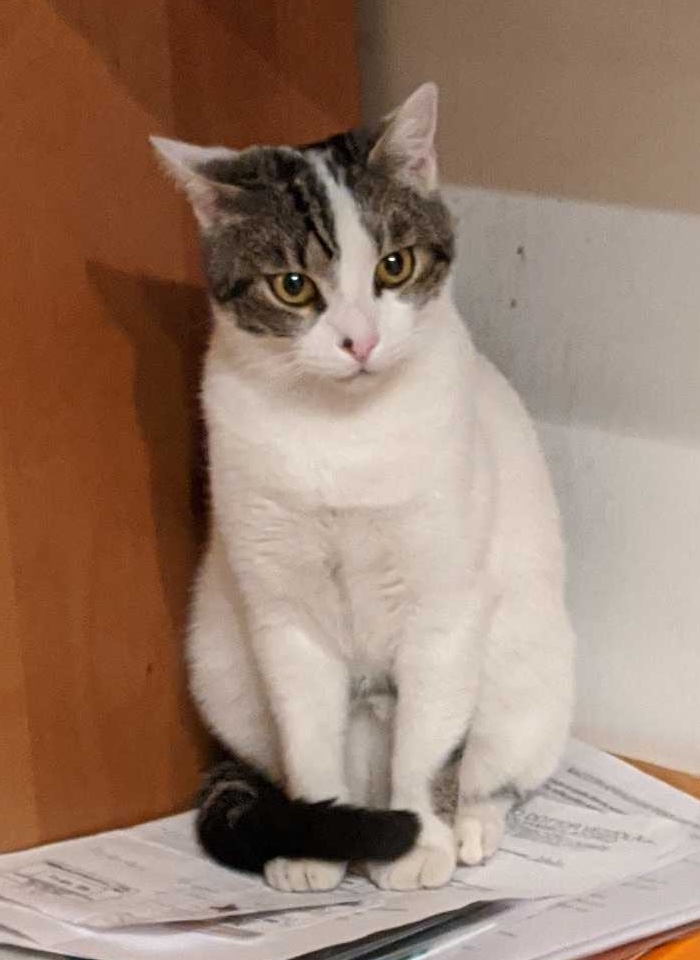
#> input picture 1_svd/figs/batti.jpg, 700 x 960 px
$ jupyter execute --allow-errors image_compression.ipynb
#> lines starting #> are read from the running program, lines starting #| are printed output that depends on the picture
[](https://colab.research.google.com/github/rycroft-group/math513/blob/main/1_svd/image_compression.ipynb)

[cell 1]
# Necessity libraries
import numpy as np
import matplotlib.pyplot as plt
from skimage.io import imread

# Optional: a library for plotting with LaTeX-like
# styles nicer formatted figures
# Warning: need to have LaTeX installed
import scienceplots
plt.style.use(['science'])

# Image compression using SVD

This notebook was adapted from Code 1.1 of Chapter 1 Singular value decomposition in "Data-Driven Science and Engineering" by Steve Brunton and Nathan Kutz. Part of the notebook is also adapted from [Harvard AM205 Group Activity "SVD for image processing"](https://github.com/chr1shr/am205_g_activities/tree/master/svd_image_processing) by Jovana Andrejevic.

## Grayscale image

First, we load the image, convert it grayscale so that 256 bit -> double.
By the way, this is Batti. He’s an Italian cat, and he likes to roam around the mountains.

[cell 2]
from skimage.color import rgb2gray

A = imread('figs/batti.jpg') # load the image
#> A is the input picture: shape (960, 700, 3); mean R, G, B 154, 127.2, 110.6
A_gray = rgb2gray(A).astype(np.float64) # convert to grayscale and ensure double precision
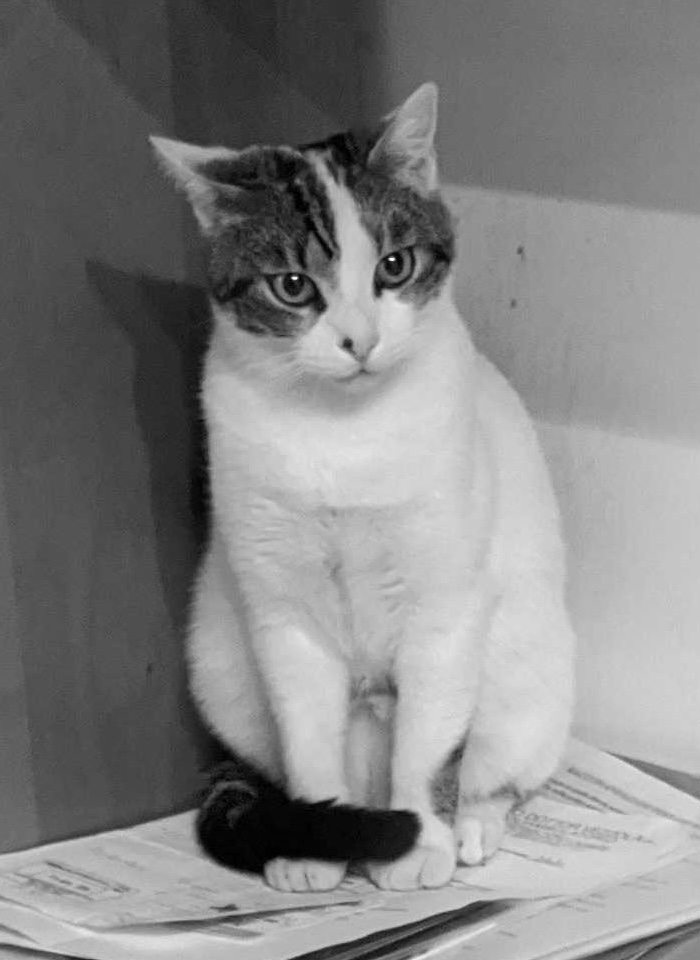
#> A_gray: shape (960, 700) float64; min 0, max 0.99, mean 0.517
nx, ny = A_gray.shape[0], A_gray.shape[1]
#> nx = 960; ny = 700
print("Image dimensions:", A_gray.shape)
#| Image dimensions: (960, 700)

# Plot Batti
fig, (ax1, ax2) = plt.subplots(1, 2, figsize=(2.5, 2), dpi=300)
# Plot the original image
ax1.imshow(A)
ax1.set_title("Original", size=9)
ax1.axis("off")
# Plot the grayscale image
ax2.imshow(A_gray, cmap='gray')
ax2.set_title("Grayscale", size=9)
ax2.axis("off")

plt.show()

Next, we define a function ```rank_approx(A, r)``` which accepts a grayscale matrix $A$ and a maximum rank $r$, and returns the $r$-th low-rank approximation of the matrix.

[cell 3]
def rank_approx(A, r):
    # SVD
    U, s, Vt = np.linalg.svd(A, full_matrices=False)
    S = np.diag(s) # turn s into a diagonal matrix
    # Approximate matrix with truncated SVD
    A_r = U[:, :r] @ S[:r, :r] @ Vt[:r, :]
    return A_r

Finally, we reconstruct the approximated grayscale image based on the rank $r$.

[cell 4]
ranks = [5, 20, 100] # list of ranks to approximate
fig, axes = plt.subplots(1, len(ranks)+1, figsize=(6, 2), dpi=300)

# Plot the original grayscale image
axes[0].imshow(A_gray, cmap='gray')
axes[0].set_title('Original', size=9)
axes[0].axis('off')

# Plot the rank-k approximations
for i, rank in enumerate(ranks):
    A_r = rank_approx(A_gray, rank)
    axes[i+1].imshow(A_r, cmap='gray')
    axes[i+1].set_title('$r={}$'.format(rank), size=9)
    axes[i+1].axis('off')

# plt.savefig('results/batti_compression.pdf', bbox_inches='tight', dpi=300)
plt.show()
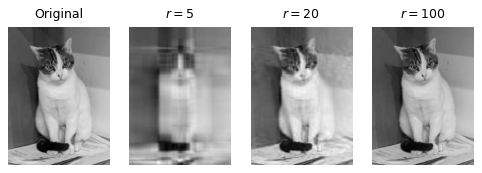
#> figure drawn by matplotlib, 4 panels

We can also run the following widget to interactively vary the rank and visualize the resulting reconstruction.

[cell 5]
import ipywidgets as widgets
from ipywidgets import interactive

rmax = 120
rank_slider = widgets.IntSlider(
    value=1, min=1, max=rmax, step=1,
    description='rank:', continuous_update=False
)

def rank_slider_plot(r=1):
    plt.close()
    A_r = rank_approx(A_gray, r)

    # Plot the original and compressed images.
    fig, (ax1, ax2) = plt.subplots(1, 2, figsize=(2.5, 2), dpi=300)
    ax1.imshow(A_gray, cmap='gray')
    ax1.set_title("Original", size=9)
    ax1.axis("off")

    ax2.imshow(A_r, cmap='gray')
    ax2.set_title("Reconstruction", size=9)
    ax2.axis("off")
    plt.show()

interactive_plot = interactive(rank_slider_plot, r=rank_slider)
#> the sliders are set to r = 1
#> call 4 of rank_approx, with r = 1
#> in rank_approx (call 4), `U, s, Vt = np.linalg.svd(A, full_matrices=False)`: s = 700 values, max 448.3 at index 0, min 0.00836 at index 699, mean 1.57
#> in rank_approx (call 4), `A_r = U[:, :r] @ S[:r, :r] @ Vt[:r, :]`:
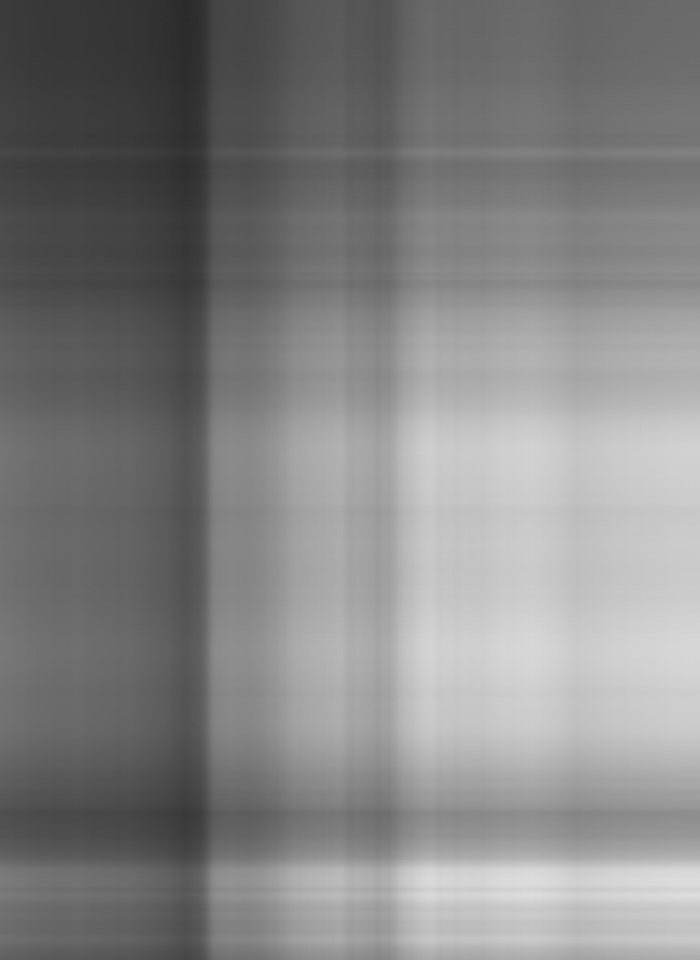
#> A_r: shape (960, 700) float64; min 0.171, max 0.87, mean 0.517
#> (the rest of this cell did not finish here and is left out)

We can quantify our reconstruction with the following two metrics: the fraction of our image reconstructed by a rank-$r$ approximation, and the fraction of storage space required.

[cell 6]
# SVD
U, s, Vt = np.linalg.svd(A_gray, full_matrices=False)

fig, axes = plt.subplots(1, 3, figsize=(6.5, 1.5), dpi=300)

# First plot the singular values
axes[0].semilogy(s, '-o', lw=1, markersize=4, mfc='none', mew=0.5)
# Highlight r = 5, 20, 100
colors = ['tab:orange', 'tab:green', 'tab:red']
for i, r in enumerate(ranks):
    axes[0].plot(r, s[r], 'o', color=colors[i], markersize=4)
axes[0].set_title('Singular values', size=9)
axes[0].set_xlabel('$r$', size=9)

# Second plot the fraction of storage space
storage_fraction = [(nx + ny + 1)*r / (nx * ny) for r in range(1, s.shape[0])]
#> storage_fraction = 699 values from 0.00247 to 1.73
axes[1].plot(storage_fraction, '-o', lw=1, markersize=4, mfc='none', mew=0.5)
# Highlight r = 5, 20, 100
for i, r in enumerate(ranks):
    axes[1].plot(r, storage_fraction[r], 'o', color=colors[i], markersize=4)
axes[1].set_title('Compression ratio', size=9)
axes[1].set_xlabel('$r$', size=9)

# Third plot the cumulative sum of singular values
cumulative_sum_frac = np.cumsum(s) / np.sum(s)
#> cumulative_sum_frac = 700 values from 0.407 to 1
axes[2].plot(cumulative_sum_frac, '-o', lw=1, markersize=4, mfc='none', mew=0.5)
# Highlight r = 5, 20, 100
for i, r in enumerate(ranks):
    axes[2].plot(r, cumulative_sum_frac[r], 'o', color=colors[i], markersize=4)
axes[2].set_title('Reconstruction ratio', size=9)
axes[2].set_xlabel('$r$', size=9)

# Optional: make inset
# pPlot each image at its corresponding location
inx = [7, 22, 98]
iny = [0.1, 0.33, 0.58]
for i, r in enumerate(ranks):
    # Create an inset axis at the location of the highlighted r
    axin = axes[2].inset_axes([inx[i]/len(s), iny[i], 0.25, 0.25], transform=axes[2].transAxes)
    # Plot the r-reconstruction
    A_r = rank_approx(A_gray, r)
    axin.imshow(A_r, cmap='gray', alpha=0.8)
    axin.axis('off')

# plt.savefig('results/batti_svd.pdf', bbox_inches='tight', dpi=300)
plt.show()
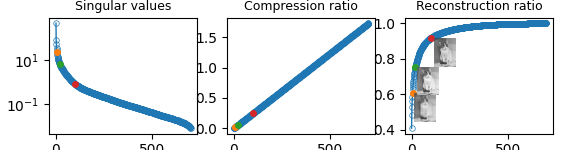
#> figure drawn by matplotlib, 3 panels; panel 1: curve peaks at x = 0, y = 448.3; panel 2: curve peaks at x = 698, y = 1.73; panel 3: curve peaks at x = 699, y = 1

Batti is happy that he can be reconstructed with fewer singular values!

## RGB image

We read in a test image and convert to a $[0,1]$ scale before performing any arithmetic.

[cell 7]
A = imread('figs/batti.jpg')
im = A.astype(np.float64)/255.

print("Image dimensions:",im.shape)
#| Image dimensions: (960, 700, 3)

plt.imshow(im)
plt.axis('off')
plt.show()

Next, we vertically stack the color channels to form a $3m\times{n}$ image, where the $n$ columns of the image represent our samples, and center the image about its mean to obtain the matrix $A$.

[cell 8]
m, n, p = im.shape
#> m = 960; n = 700; p = 3
A3 = np.vstack([im[:, :, 0],
                im[:, :, 1],
                im[:, :, 2]])
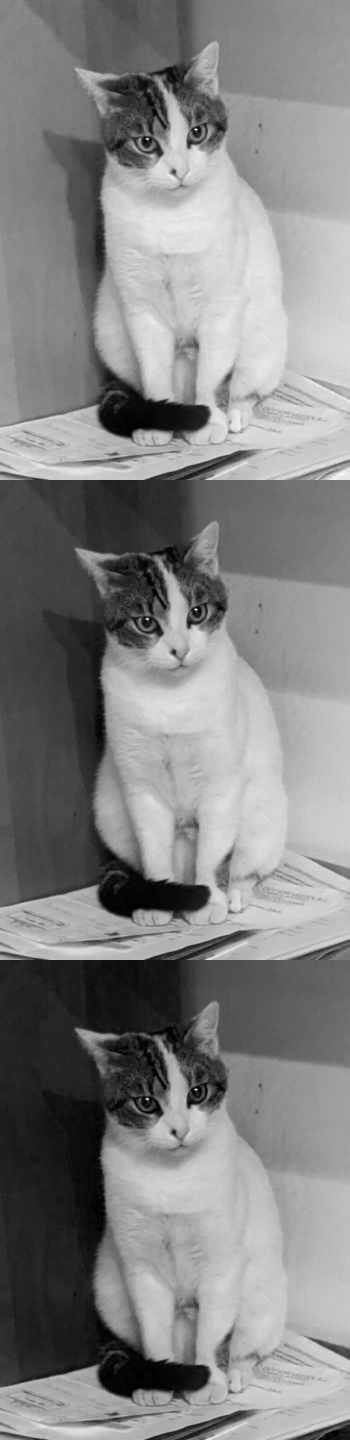
#> A3: shape (2880, 700) float64 (shown at 1/2 size); min 0, max 1, mean 0.512

Now, we need to reconstruct the $(3m,n)$ back to an $(m,n)$ image with 3 color channels.

[cell 9]
def reconstruct(A3_r):
    m = A3_r.shape[0] // 3  # the leading dimension of a single channel
    A_r = np.stack([A3_r[:m, :], A3_r[m:2*m, :], A3_r[2*m:, :]], axis=2)

    # Truncate values and return the reconstructed image.
    A_r[A_r < 0] = 0
    A_r[A_r > 1] = 1
    return A_r

# Run a test:
r = 20
A3_r = rank_approx(A3, r)
#> in rank_approx (call 8), `U, s, Vt = np.linalg.svd(A, full_matrices=False)`:
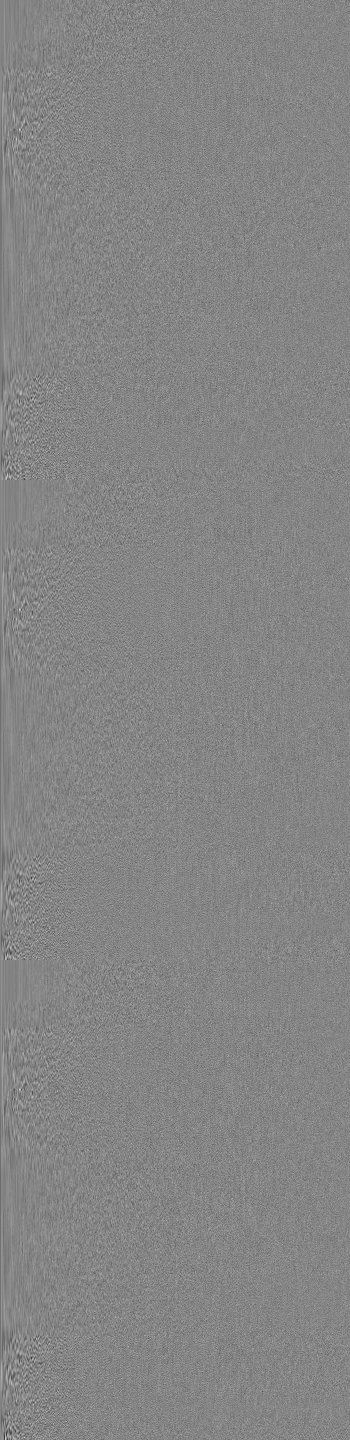
#> U: shape (2880, 700) float64 (shown at 1/2 size); min -0.141, max 0.129, mean -1.84e-05; drawn with min black and max white
#> in rank_approx (call 8), `U, s, Vt = np.linalg.svd(A, full_matrices=False)`:
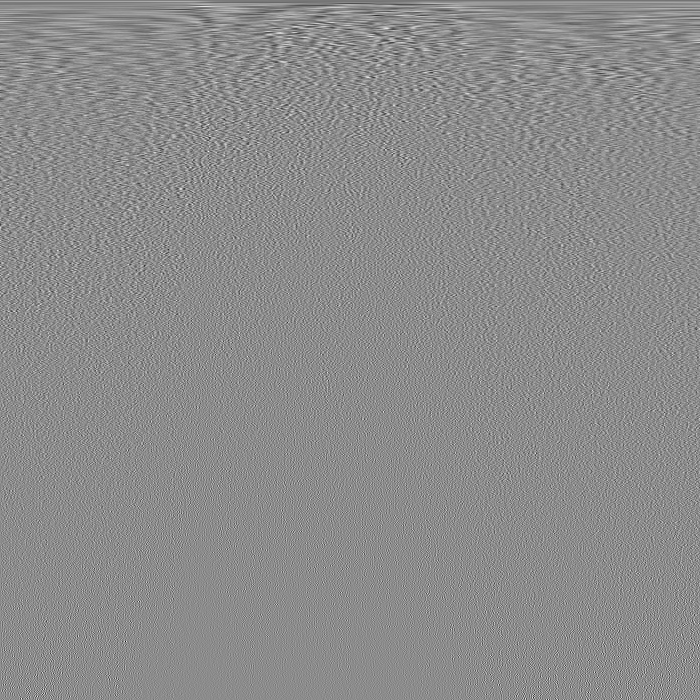
#> Vt: shape (700, 700) float64; min -0.272, max 0.223, mean -5.66e-05; drawn with min black and max white
#> in rank_approx (call 8), `U, s, Vt = np.linalg.svd(A, full_matrices=False)`: s = 700 values, max 775.7 at index 0, min 0.0288 at index 699, mean 2.83
imr = reconstruct(A3_r)

plt.imshow(imr)
plt.axis('off')
plt.show()

We can do the slider interaction again.

[cell 10]
import ipywidgets as widgets
from ipywidgets import interactive

rmax = 120
rank_slider = widgets.IntSlider(
    value=1, min=1, max=rmax, step=1,
    description='rank:', continuous_update=False
)

def rank_slider_plot(r=1):
    plt.close()
    A3_r = rank_approx(A3, r)
    A_r = reconstruct(A3_r)

    # Plot the original and compressed images.
    fig, (ax1, ax2) = plt.subplots(1, 2, figsize=(2.5, 2), dpi=300)
    ax1.imshow(A)
    ax1.set_title("Original", size=9)
    ax1.axis("off")

    ax2.imshow(A_r)
    ax2.set_title("Reconstruction", size=9)
    ax2.axis("off")
    plt.show()

interactive_plot = interactive(rank_slider_plot, r=rank_slider)
#> the sliders are set to r = 1
#> in rank_approx (call 9), `A_r = U[:, :r] @ S[:r, :r] @ Vt[:r, :]`:
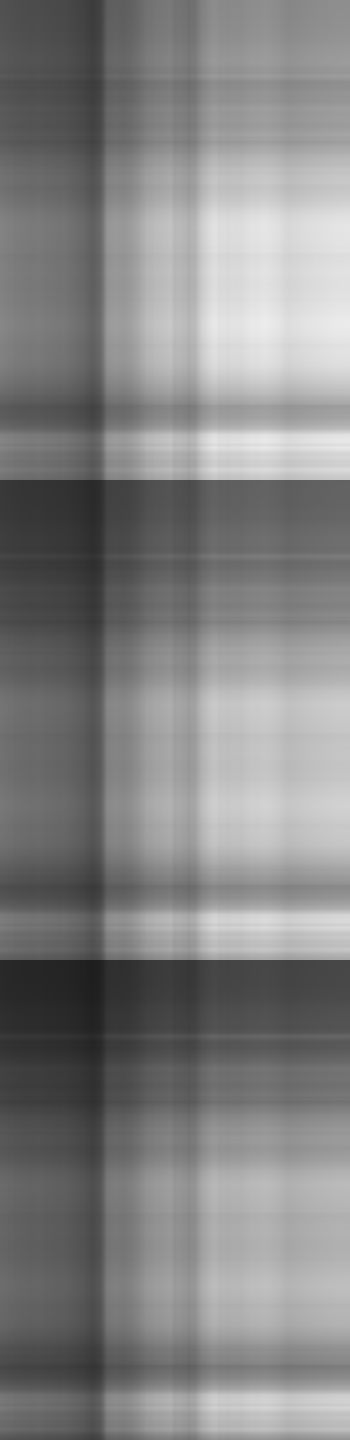
#> A_r: shape (2880, 700) float64 (shown at 1/2 size); min 0.118, max 0.926, mean 0.514
#> in reconstruct (call 2), `A_r = np.stack([A3_r[:m, :], A3_r[m:2*m, :], A3_r[2*m:, :]], axis=2)`:
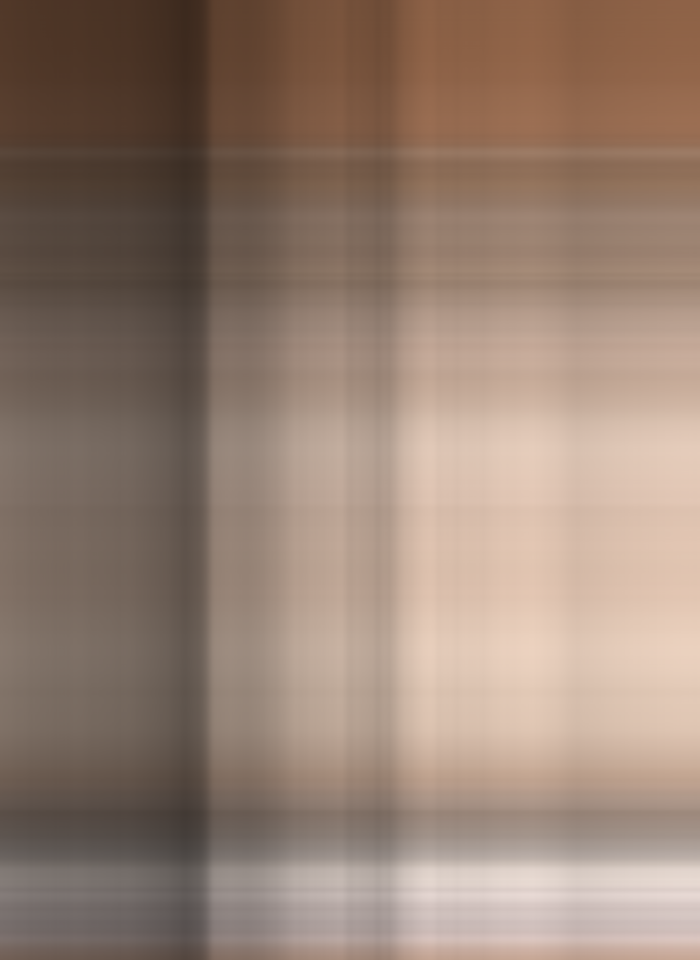
#> A_r: shape (960, 700, 3) float64; mean of channels 0, 1, 2 0.589, 0.504, 0.448; drawn as R, G, B
#> (the rest of this cell did not finish here and is left out)
